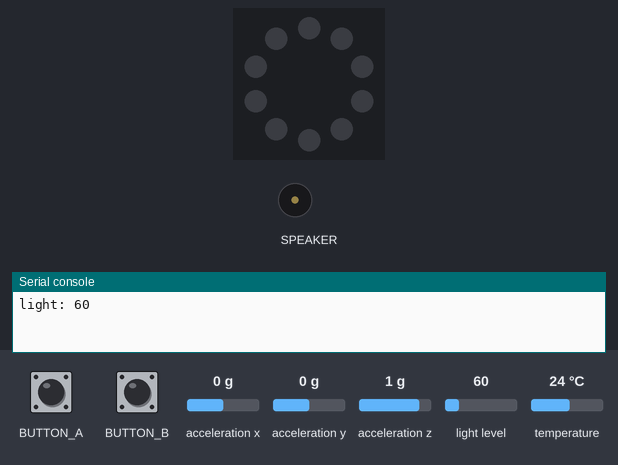
The program below on a simulated Circuit Playground running CircuitPython. Parts: the board's ring of 10 RGB LEDs (number 0 left of the top, counting anticlockwise), buzzer (waves = sounding), the last lines printed to the serial console. Inputs (shaded band) come from the test bench; at power-on: light level 60, acceleration y 0 g, acceleration x 0 g, acceleration z 1 g, temperature 24 °C. Dim RGB values are drawn brighter than linear.

Above: at 1.2 s.
1.3 s: button A pressed for 1 s
At 2.28 s:
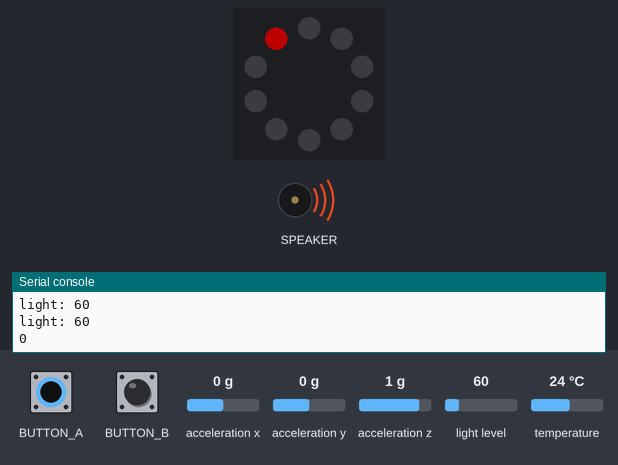
4.1 s: light level set to 6
At 4.87 s:
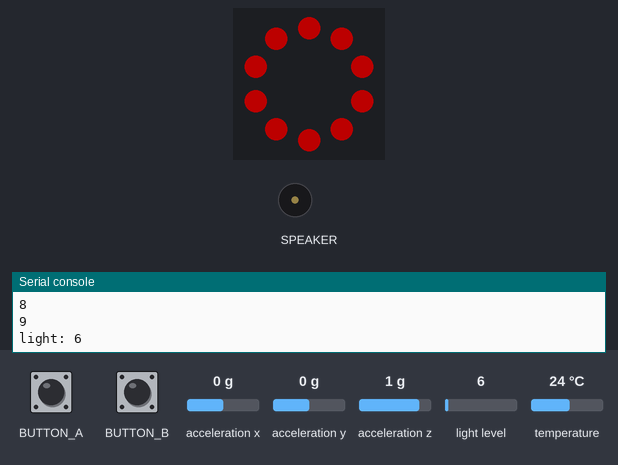
8.4 s: acceleration y set to 0.8 g
At 10.1 s:
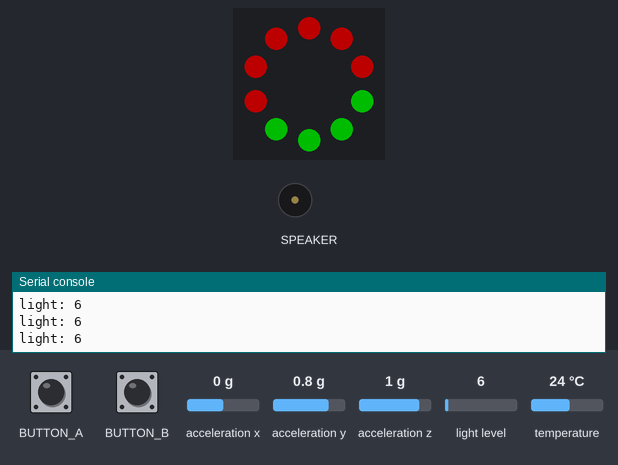
12.7 s: light level set to 8
15.1 s: light level set to 11
16.6 s: button B pressed for 3.2 s
At 21.9 s:
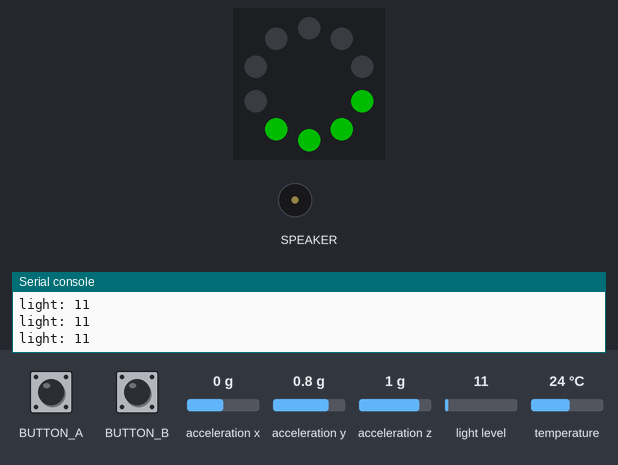
Timing chart, 0 to 22.3 s (numbered marks = the images above; inputs shaded):
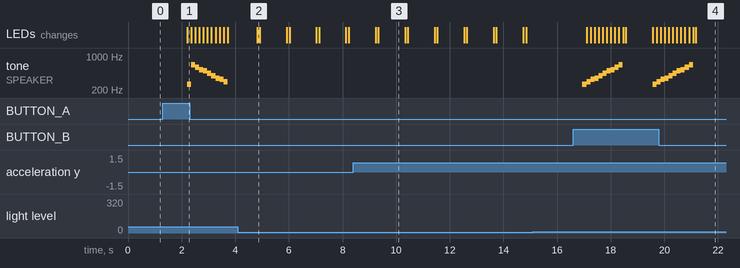

Measured:
- after the input at 1.3 s, tone on SPEAKER: plays 261 Hz for 0.15 s, 659 Hz for 0.15 s, 587 Hz for 0.15 s, 523 Hz for 0.15 s, 493 Hz for 0.15 s, 440 Hz for 0.15 s … (10 notes in this stretch), starting after 0.91 s; the LEDs: change after 0.91 s (image 1)
- after the input at 4.1 s, the LEDs: change after 0.72 s (image 2)
- after the input at 8.4 s, the LEDs: first differ from a run without the input after 0.93 s (image 3)
- after the input at 16.6 s, tone on SPEAKER: plays 261 Hz for 0.15 s, 293 Hz for 0.15 s, 329 Hz for 0.15 s, 349 Hz for 0.15 s, 392 Hz for 0.15 s, 440 Hz for 0.15 s … (20 notes in this stretch), starting after 0.35 s; the LEDs: first change after 0.50 s (image 4 shows a later state)
- what the display in image 3 shows lasts 1.0 s, from 9.3 s to 10.3 s

The program:

code_Khang.py
```python
from adafruit_circuitplayground import cp
import time

import analogio
import simpleio
import board

cp.pixels.brightness = 0.3

RED = (255, 0, 0)
ORANGE = (255, 127, 0)
YELLOW = (255, 255, 0)
LIME = (127, 255, 0)
GREEN = (0, 255, 0)
TURQUOISE = (255, 127, 0)
LIGHT_BLUE = (0, 255, 255)
AZURE_BLUE = (0, 127, 255)
BLUE = (0, 0, 255)
VIOLET = (127, 0, 255)
OFF = (0, 0, 0)


PEAK_TEMP = 32

COLOR_CYCLE = [RED, ORANGE, YELLOW, LIME, GREEN, TURQUOISE, LIGHT_BLUE, AZURE_BLUE, BLUE, VIOLET]

TONE_CYCLE = [261.625565, 293.66, 329.63, 349.23, 392.00, 440.00, 493.88, 523.25, 587.33, 659.25]

# A & B Buttons + Neopixels + Loudspeaker
def color_wheel():
    if cp.button_a:

        for i in range(0, 10):
            print(i)
            cp.pixels[i] = COLOR_CYCLE[i]
            cp.play_tone(TONE_CYCLE[-i], 0.15)
            cp.pixels[i] = OFF
    if cp.button_b:

        for i in range(0, 10):
            cp.pixels[i] = COLOR_CYCLE[i]
            cp.play_tone(TONE_CYCLE[i], 0.15)
            cp.pixels[i] = OFF

# Microphone, thermometer

def temp_sound():
    temp = cp.temperature
    time.sleep(1)
    if temp >= PEAK_TEMP:
        cp.play_tone(260, 3)


# gyroscope,
def ACCEL():
    x, y, z = cp.acceleration
    #  print((x, y, z))
    time.sleep(0.1)
    if x > 3:
        cp.pixels[0:5] = GREEN * 5
        cp.pixels[5:10] = OFF * 5
    elif x < -3:
        cp.pixels[5:10] = RED * 5
        cp.pixels[0:5] = OFF * 5
    elif y > 3:
        cp.pixels[3:7] = GREEN * 4
    else:
        cp.pixels[0:10] = OFF * 10


# light sensor
def light_level_pixels():
    print("light:", cp.light)
    light_level = cp.light
    if light_level < 10:
        cp.pixels[0:10] = RED * 10
    elif light_level > 80:
        cp.pixels[0:10] = GREEN * 10

while True:
    color_wheel()
    ACCEL()
    temp_sound()
    light_level_pixels()
```
